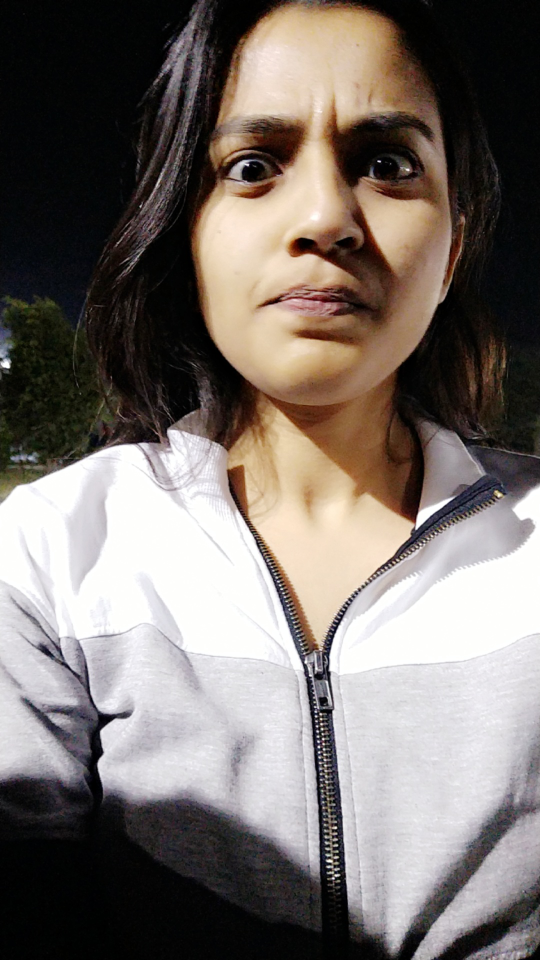
#> input picture PNG/16BCP058_Female_Anger_RGB.png, 1080 x 1920 px (shown at 1/2 size); its folder holds 4 pictures in this run
$ python face_recog.py
#> lines starting #> are read from the running program, lines starting #| are printed output that depends on the picture
import cv2
import os
import numpy as np
from PIL import Image

cascadePath = "haarcascade_frontalface_default.xml"
faceCascade = cv2.CascadeClassifier(cascadePath)

recognizer = cv2.face.LBPHFaceRecognizer_create()


def get_images_and_labels(path):
#> called with path = 'PNG'
    image_paths = [os.path.join(path, f) for f in os.listdir(path)]
    images = []
    labels = []
    for image_path in image_paths:
        image_pil = Image.open(image_path).convert('L')
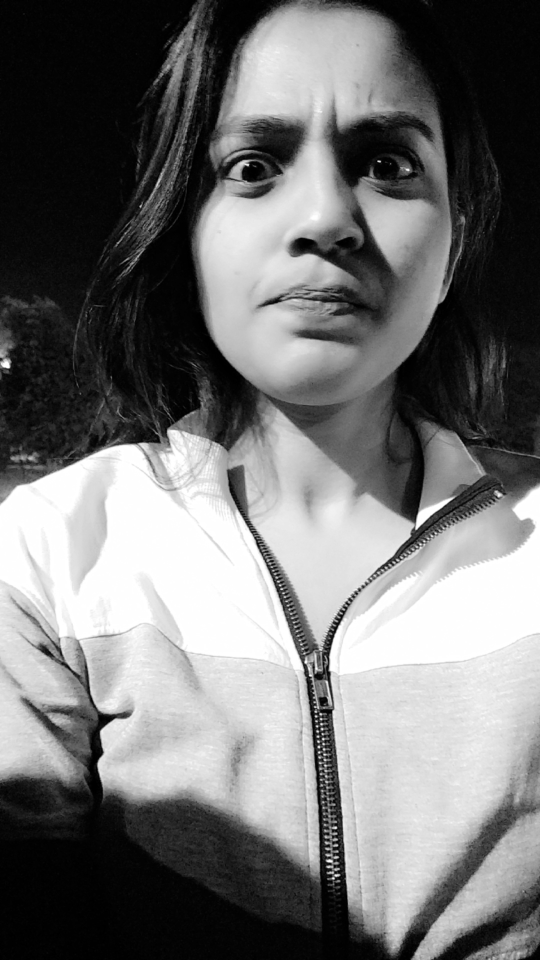
#> image_pil: PIL image 1080x1920 L (shown at 1/2 size); min 0, max 255, mean 115.8
        image = np.array(image_pil, 'uint8')
        name = (os.path.split(image_path)[1].split("_")[0])
        name = int(name.replace(name[:6], ""))
        faces = faceCascade.detectMultiScale(image)
#> faces = [[765, 1791, 55, 55], [311, 59, 663, 663]]
        for (x, y, w, h) in faces:
            images.append(image[y: y + h, x: x + w])
            labels.append(name)
            cv2.imshow("Adding faces to traning set...", image[y: y + h, x: x + w])
            cv2.waitKey(500)
#> this loop made 2 passes
#> pass 1, in get_images_and_labels, `cv2.imshow("Adding faces to traning set...", image[y: y + h, x: x + w])`:
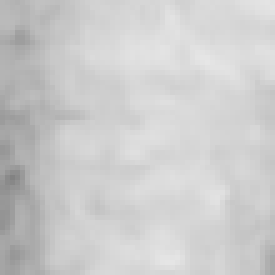
#> window 'Adding faces to traning set...': shape (55, 55) (shown 5 times larger); min 130, max 230, mean 204.1
#> pass 2, in get_images_and_labels, `cv2.imshow("Adding faces to traning set...", image[y: y + h, x: x + w])`:
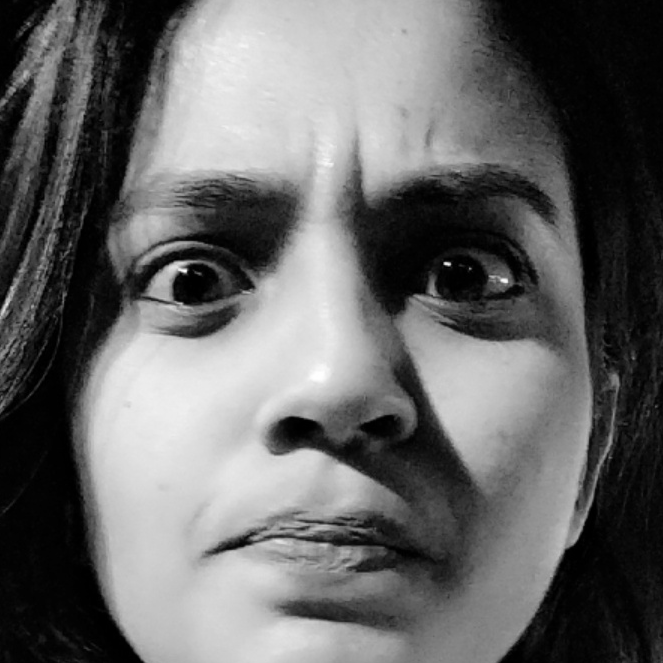
#> window 'Adding faces to traning set...': shape (663, 663); min 0, max 254, mean 102.7
#> after the loop, images = 2 items; labels = [58, 58]
#> pass 2 of the loop in get_images_and_labels, `for image_path in image_paths:`:
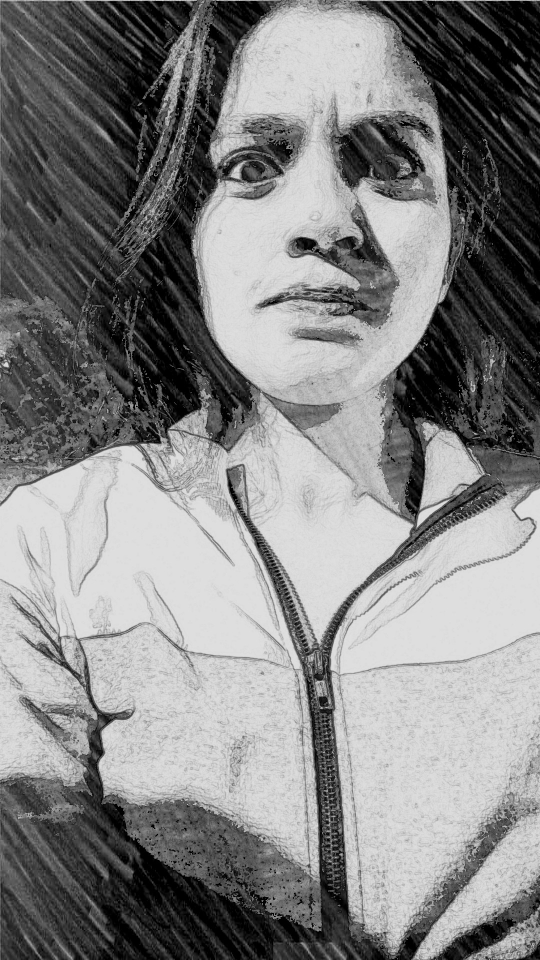
#> input picture PNG/16BCP058_Female_Anger_Sketch.png, 1080 x 1920 px (shown at 1/2 size)
#> in get_images_and_labels, image_pil is the input picture: PIL image 1080x1920 L; min 0, max 232, mean 131.6
#> faces = [[304, 64, 676, 676]]
#> the loop in get_images_and_labels, `for (x, y, w, h) in faces:` made 1 pass
#> pass 1, in get_images_and_labels, `cv2.imshow("Adding faces to traning set...", image[y: y + h, x: x + w])`:
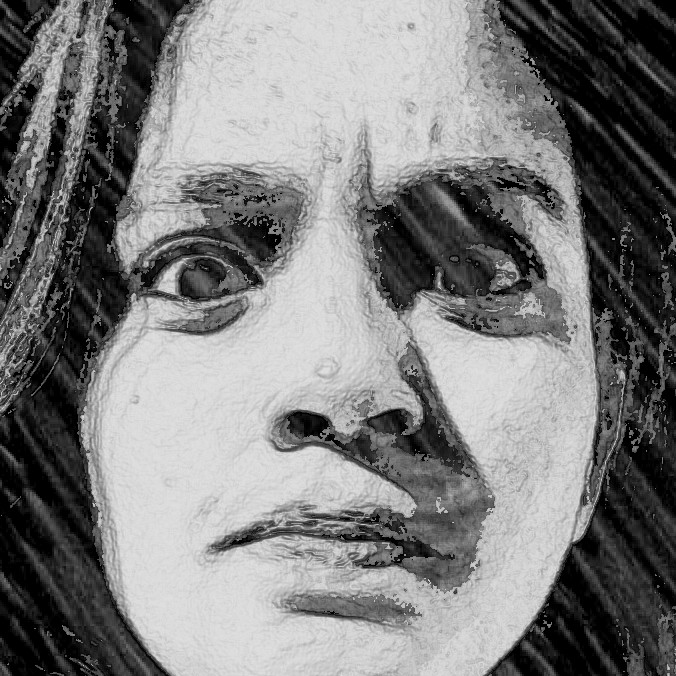
#> window 'Adding faces to traning set...': shape (676, 676); min 0, max 228, mean 125.1
#> after the loop in get_images_and_labels, `for (x, y, w, h) in faces:`: images = 3 items; labels = [58, 58, 58]
#> pass 3 of the loop in get_images_and_labels, `for image_path in image_paths:`:
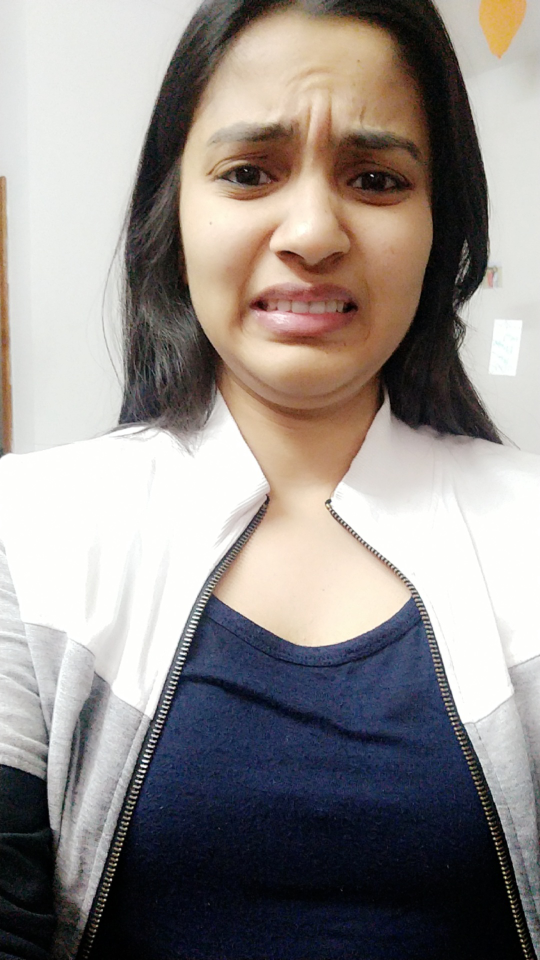
#> input picture PNG/16BCP058_Female_Disgust_RGB.png, 1080 x 1920 px (shown at 1/2 size)
#> in get_images_and_labels, `image_pil = Image.open(image_path).convert('L')`:
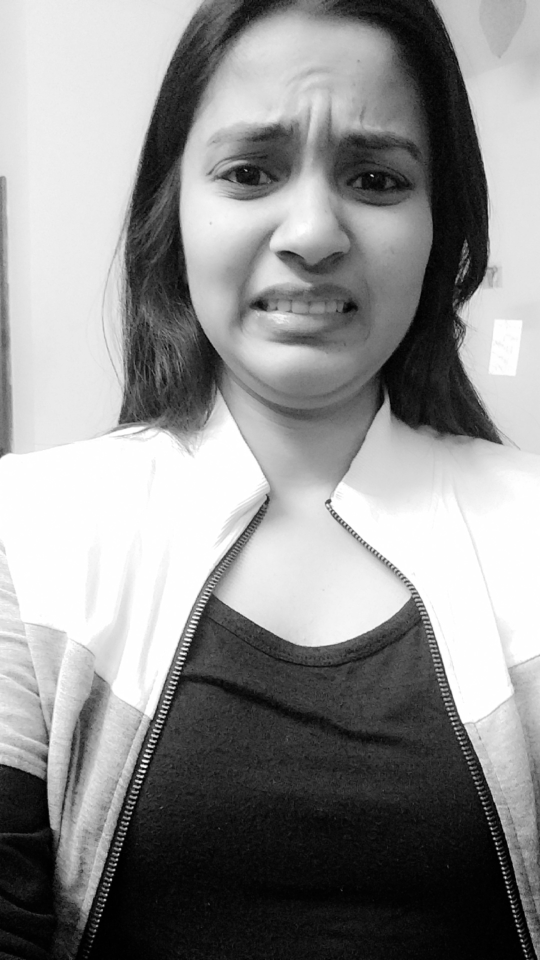
#> image_pil: PIL image 1080x1920 L (shown at 1/2 size); min 0, max 255, mean 142
#> faces = [[286, 85, 667, 667]]
#> the loop in get_images_and_labels, `for (x, y, w, h) in faces:` made 1 pass
#> pass 1, in get_images_and_labels, `cv2.imshow("Adding faces to traning set...", image[y: y + h, x: x + w])`:
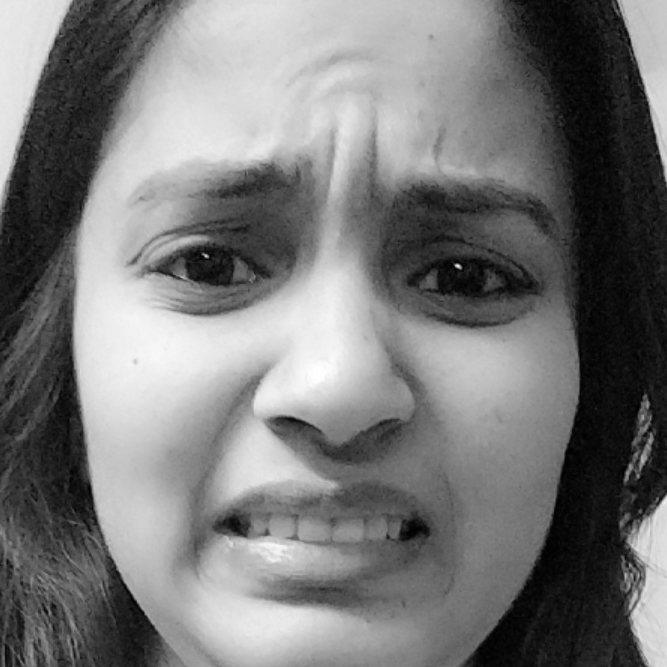
#> window 'Adding faces to traning set...': shape (667, 667); min 0, max 254, mean 119.6
#> after the loop in get_images_and_labels, `for (x, y, w, h) in faces:`: images = 4 items; labels = [58, 58, 58, 58]
#> the loop made 4 passes; the first 3 are shown
    return images, labels

path = 'PNG'
path1 = "Test"
images, labels = get_images_and_labels(path)
cv2.destroyAllWindows()

recognizer.train(images, np.array(labels))


#> (the run stopped early here; a loop or call above may not have finished)
